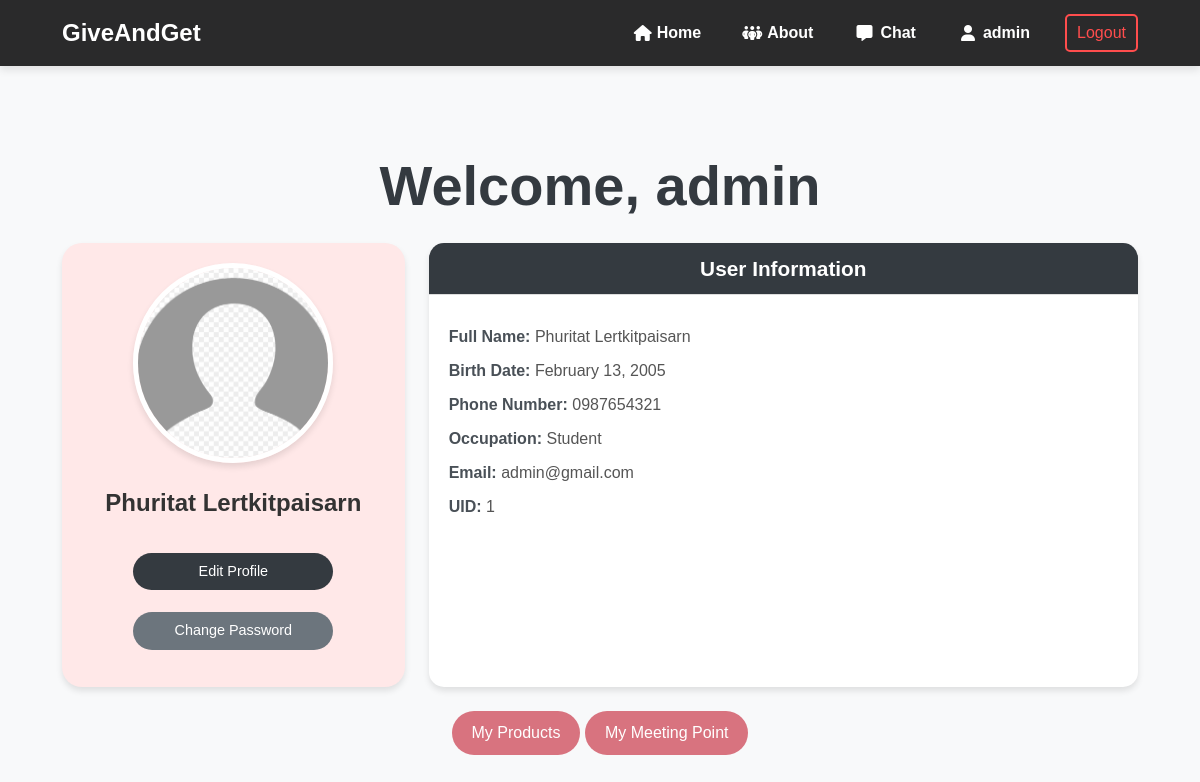
The page /users/dashboard/ (signed in) on the database its author committed.
### users_app/models.py (models this page shows, shortened)
class GGUser(AbstractUser):
    profile_picture = models.ImageField(
        upload_to='profile_pics/',
        null=True,
        blank=True
    )
    user_id = models.PositiveIntegerField(unique=True, editable=False)
    first_name = models.CharField(max_length=50, blank=True)  # ชื่อ
    last_name = models.CharField(max_length=50, blank=True)   # นามสกุล
    birth_date = models.DateField(null=True, blank=True)      # วันเกิด
    phone_number = models.CharField(max_length=15, blank=True)  # เบอร์โทร
    occupation = models.CharField(max_length=100, blank=True)  # อาชีพ
    status_choices = [
        ('online', 'Online'),
        ('busy', 'Busy'),
        ('afk', 'AFK'),
        ('offline', 'Offline'),
    ]
    status = models.CharField(max_length=10, choices=status_choices, default='offline')
    last_login = models.DateTimeField(auto_now=True)
    is_ban = models.BooleanField(default=False)
    ban_reason = models.TextField(null=True, blank=True)
    ban_end_date = models.DateTimeField(null=True, blank=True)

### users_app/views.py (the view)
# urls.py: path('dashboard/', views.dashboard, name='dashboard'),
@login_required
def dashboard(request):
    username = request.user.username
    return render(request, "users_app/dashboard.html", {'username': username})

### users_app/templates/users_app/dashboard.html (shortened to what this page needs)
{% extends 'main_app/components/base.html' %}
{% load static %}
{% block content %}
<link rel="stylesheet" href="{% static 'users_app/dashboard.css' %}">
<div class="container py-5">
    <div class="text-center mb-4 text-black">
        <h1 class="lead display-4">Welcome, {{ user.username }}</h1>
    </div>
    <div class="row align-items-stretch">
        <div class="col-md-4 text-center">
            <div class="dashboard-card h-100">
                <div class="dashboard-card-body">
                    {% if user.profile_picture %}
                    <img src="{{ user.profile_picture.url }}" class="img-fluid rounded-circle mb-3" alt="User Picture">
                    {% else %}
                    <img src="{% static 'users_app/images/default.png' %}" class="img-fluid rounded-circle mb-3"
                        alt="Default Picture">
                    {% endif %}
                    <h5 class="dashboard-card-title">{{ user.first_name }} {{ user.last_name }}</h5>
                    <a href="{% url 'edit_profile' %}" class="btn btn-primary">Edit Profile</a>
                    <a href="{% url 'password_change' %}" class="btn btn-secondary">Change Password</a>
                </div>
            </div>
        </div>
        <div class="col-md-8">
            <div class="card mb-3 h-100">
                <div class="user-info-card-header">User Information</div>
                <div class="user-info-card-body">
                    <p><strong>Full Name:</strong> {{ user.first_name }} {{ user.last_name }}</p>
                    <p><strong>Birth Date:</strong> {{ user.birth_date|date:"F d, Y" }}</p>
                    <p><strong>Phone Number:</strong> {{ user.phone_number }}</p>
                    <p><strong>Occupation:</strong> {{ user.occupation }}</p>
                    <p><strong>Email:</strong> {{ user.email }}</p>
                    <p><strong>UID:</strong> {{ user.user_id }}</p>
                </div>
            </div>
        </div>
    </div>
<div class="text-center mt-4">
    <a href="{% url 'product_list' %}" class="btn btn-success">My Products</a>
    <a href="{% url 'meeting_point_list' %}" class="btn btn-success">My Meeting Point</a>
</div>
</div>
{% endblock %}

### main_app/templates/main_app/components/navbar.html (shortened to what this page needs)
{% load static %}
<nav class="navbar navbar-expand-lg navbar-dark ">
    <div class="container">
        <a class="navbar-brand" href="{% url 'home' %}">GiveAndGet</a>
        <div class="collapse navbar-collapse" id="navbarNav">
            <ul class="navbar-nav ms-auto">
                <li class="nav-item">
                    <a class="nav-link home-link" href="{% url 'home' %}"><i class="fa-solid fa-house"></i>Home</a>
                </li>
                <li class="nav-item">
                    <a class="nav-link about-link" href="{% url 'about' %}"><i class="fa-solid fa-people-group"></i>About</a>
                </li>
                {% if user.is_authenticated %}
                <li class="nav-item">
                    <form action="{% url 'chat_room' room_name=user.username %}" method="get">
                        <button class="btn btn-outline-light" type="submit"><i class="fa-solid fa-message"></i>Chat</button>
                    </form>
                </li>
                <li class="nav-item">
                    <form action="{% url 'dashboard' %}" method="get">
                        <button class="btn btn-outline-light" type="submit"><i class="fa-solid fa-user"></i>{{ user.username }}</button>
                    </form>
                </li>
                <li class="nav-item">
                    <form action="{% url 'logout' %}" method="post">
                        <button class="btn btn-outline-danger" type="submit">Logout</button>
                    </form>
                </li>
                {% else %}
                <a href="{% url 'login' %}" class="btn btn-outline-light">Login</a>
                {% endif %}
            </ul>
        </div>
    </div>
</nav>

### main_app/static/main_app/main.css (style rules this page uses)
body { background-color: rgb(255, 255, 255); color: rgb(255, 255, 255); font-family: Arial, sans-serif; margin: 0; padding: 0; height: 100%; display: flex; flex-direction: column; }
.navbar { display: flex; justify-content: space-between; align-items: center; padding: 10px 20px; background: #2a2a2b; box-shadow: 0 4px 8px rgba(0, 0, 0, 0.1); }
.navbar-brand { color: #fff; font-weight: bold; font-size: 1.5rem; text-decoration: none; }
.nav-link { margin-right: 10px; text-decoration: none; color: #fff !important; font-weight: bold; transition: color 0.3s ease, text-shadow 0.3s ease; display: flex; align-items: center; gap: 5px; }
.nav-link i { font-size: 1rem; }
.navbar-nav { display: flex; align-items: center; justify-content: center; gap: 15px; }
.navbar-nav.ms-auto { margin-left: auto; }
.navbar-nav .nav-item { margin-left: 10px; }
.navbar-nav .btn { border-radius: 5px; padding: 5px 10px; }
.navbar-collapse { transition: height 0.4s ease, opacity 0.4s ease; overflow: hidden; }
.home-link, .about-link { margin-right: 0; display: flex; justify-content: flex-end; text-align: right; }
.btn { background-color: transparent; border: 2px solid #D8737F; color: #ffffff; border-radius: 20px; padding: 5px 15px; margin-left: 10px; transition: all 0.3s ease; }
.btn-outline-light { display: flex; align-items: center; justify-content: center; gap: 8px; margin: auto; background-color: transparent; border: none; color: #ffffff; font-size: 16px; font-weight: bold; text-decoration: none; padding: 0; cursor: pointer; transition: color 0.3s ease, background-color 0.3s ease; }
.btn-outline-danger { margin: auto; border: 2px solid #ff4d4d; color: #ff4d4d; border-radius: 20px; padding: 5px 15px; }
button { padding: 10px 20px; background-color: #333; color: white; border: none; cursor: pointer; }
.dashboard-card { flex: 1; max-width: 100%; max-height: 100%; padding: 20px; background-color: #ffecec; border-radius: 10px; box-shadow: 0 4px 8px rgba(0, 0, 0, 0.1); text-align: center; display: flex; flex-direction: column; justify-content: space-between; align-items: center; gap: 10px; }
.dashboard-card-body { display: flex; flex-direction: column; align-items: center; justify-content: center; text-align: center; color: #000000; width: 100%; height: 100%; object-fit: cover; border-radius: 50%; margin-bottom: 15px; gap: 10px; }
.dashboard-card-body .btn { display: inline-block; width: 200px; max-width: 200px; padding: 5px 10px; margin: 5px 0; margin-bottom: 2px; text-align: center; }
.dashboard-card-title { font-size: 1.5rem; margin-bottom: 10px; }
.user-info-card-header { font-size: 1.5rem; font-weight: bold; background-color: #f8f9fa; padding: 10px; border-bottom: 1px solid #ddd; }
.user-info-card-body { padding: 15px; }
.user-info-card-body p { margin: 10px 0; font-size: 1rem; color: #555; }
.row.align-items-stretch { display: flex; align-items: stretch; }
.dashboard-card, .user-info-card { height: 100%; display: flex; flex-direction: column; justify-content: space-between; }

### rows shown on the page
GGUser: username "admin", first_name "Phuritat", last_name "Lertkitpaisarn", birth_date "February 13, 2005", phone_number "0987654321", occupation "Student", email "admin@gmail.com", user_id "1"
